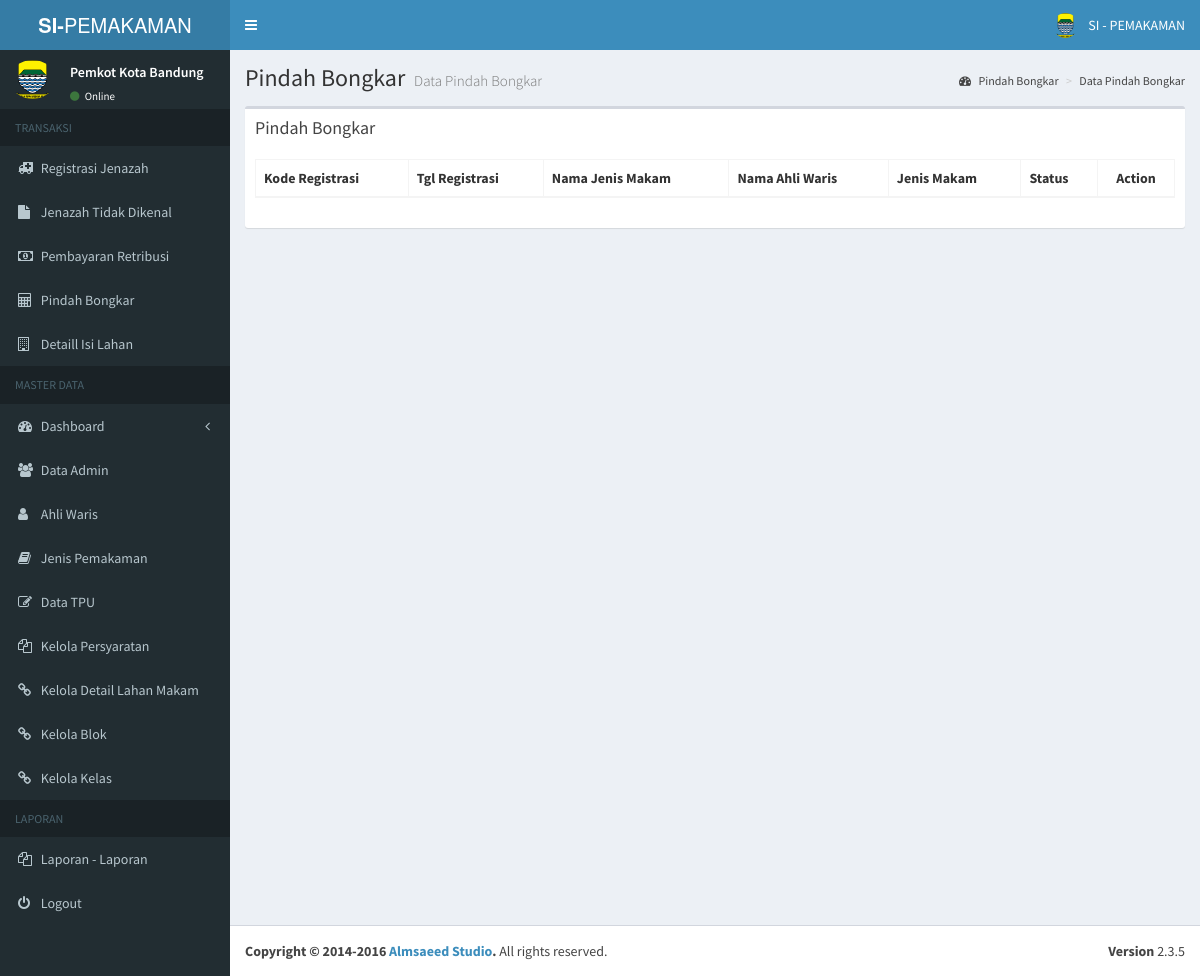
Before: /pages/admin/kelola_bongkar.php (signed in) with the older database file.
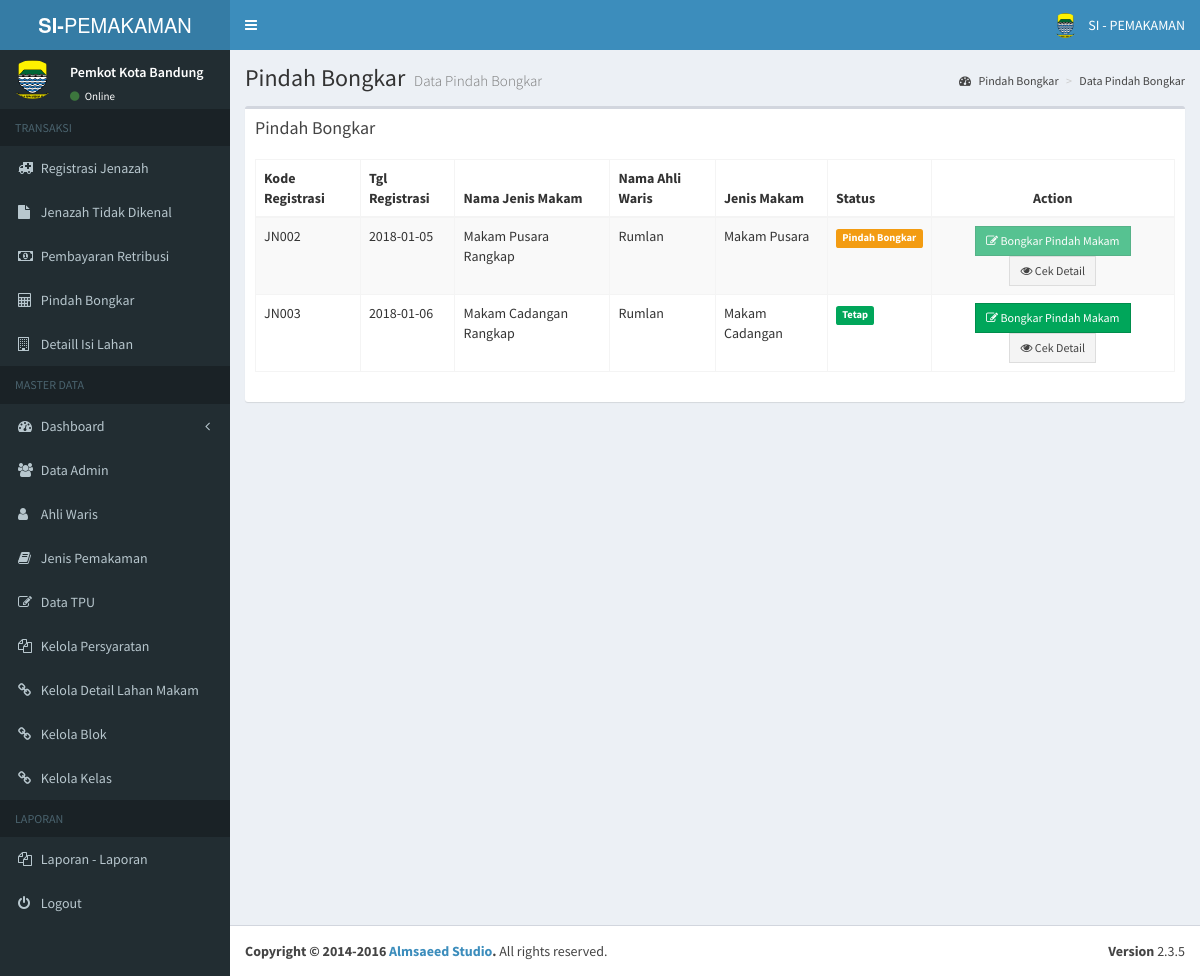
After: the same page with the newer database file.
### tables this page shows
CREATE TABLE `jenazah` (
  `id_jenazah` varchar(20) NOT NULL,
  `tgl_registrasi` date DEFAULT NULL,
  `id_jenis_makam` varchar(255) DEFAULT NULL,
  `id_ahli_waris` varchar(20) DEFAULT NULL,
  `nama_jenazah` varchar(45) DEFAULT NULL,
  `bin_binti` varchar(45) DEFAULT NULL,
  `jk_jenazah` varchar(20) DEFAULT NULL,
  `tempat_lahir` varchar(40) DEFAULT NULL,
  `tgl_lahir` date DEFAULT NULL,
  `tgl_meninggal` date DEFAULT NULL,
  `tgl_pemakaman` date DEFAULT NULL,
  `alamat_jenazah` text,
  `id_provinsi` varchar(10) DEFAULT NULL,
  `id_kota` varchar(10) DEFAULT NULL,
  `id_kecamatan` varchar(20) DEFAULT NULL,
  `status` int(11) DEFAULT NULL,
  `status_bayar` int(11) DEFAULT NULL,
  PRIMARY KEY (`id_jenazah`)
);

CREATE TABLE `jenis_makam` (
  `id_jenis_makam` varchar(10) NOT NULL,
  `nama_jenis_makam` varchar(30) NOT NULL,
  `harga` int(11) DEFAULT NULL,
  PRIMARY KEY (`id_jenis_makam`)
);

CREATE TABLE `ahli_waris` (
  `id_ahli_waris` varchar(20) NOT NULL,
  `nama_pewaris` varchar(35) NOT NULL,
  `umur_pewaris` varchar(10) NOT NULL,
  `perkerjaan_pewaris` varchar(50) NOT NULL,
  `alamat_pewaris` text NOT NULL,
  `id_provinsi` varchar(10) NOT NULL,
  `id_kota` varchar(10) NOT NULL,
  `id_kecamatan` varchar(10) NOT NULL,
  `no_hp_pewaris` varchar(20) NOT NULL,
  PRIMARY KEY (`id_ahli_waris`)
);

### pages/admin/kelola_bongkar.php (the view, shortened to what this page needs)
<?php include('header.php'); ?>
<?php include('nav.php'); ?>
<div class="content-wrapper">
  <section class="content-header">
    <h1>
      Pindah Bongkar
      <small>Data  Pindah Bongkar</small>
    </h1>
    <ol class="breadcrumb">
      <li><a href="#"><i class="fa fa-dashboard"></i>  Pindah Bongkar</a></li>
      <li><a href="#">Data  Pindah Bongkar</a></li>
    </ol>
  </section>
  <section class="content">
    <div class="row">
      <div class="col-xs-12">
        <div class="box">
          <div class="box-header">
            <h3 class="box-title"> Pindah Bongkar</h3>
            <div class="box-header pull-right">
            </div>
          </div>
          <div class="box-body">
            <div class="table-responsive">
              <table id="example1" class="table table-bordered table-striped">
                <thead>
                  <tr>
                    <th>Kode Registrasi</th>
                    <th>Tgl Registrasi</th>
                    <th>Nama Jenis Makam</th>
                    <th>Nama Ahli Waris</th>
                    <th>Jenis Makam</th>
                    <th>Status</th>
                    <th style="text-align: center;">Action</th>
                  </tr>
                </thead>
                <tbody>
                  <?php
                  $dis_bongkar = '';
                  $dis_print = '';
                  $ket = '';
                  $no=1;
                  $sql = mysql_query("SELECT jenazah.*,
                    jenis_makam.id_jenis_makam,
                    jenis_makam.nama_jenis_makam,
                    ahli_waris.nama_pewaris,
                    isi_lahan.id_detail_makam,
                    detail_makam.id_detail_makam,
                    isi_lahan.status_isi_lahan,
                    detail_makam.id_tpu
                    FROM jenazah
                    INNER JOIN  jenis_makam ON jenis_makam.id_jenis_makam = jenazah.id_jenis_makam
                    INNER JOIN ahli_waris ON ahli_waris.id_ahli_waris = jenazah.id_ahli_waris
                    INNER JOIN isi_lahan ON isi_lahan.id_jenazah = jenazah.id_jenazah
                    INNER JOIN detail_makam ON isi_lahan.id_detail_makam = detail_makam.id_detail_makam
                    INNER JOIN tpu ON detail_makam.id_tpu  = tpu.id_tpu
                    WHERE status > 1")or die(mysql_error());
                  while($row = mysql_fetch_array($sql)){
                    if($row['status']==2){
                      $dis_bongkar = '';
                      $ket = '<span class="label label-success">Tetap</span>';
                    }
                    if($row['status']==7){
                      $dis_bongkar = 'disabled';
                      $ket = '<span class="label label-warning">Pindah Bongkar</span>';
                    }
                    ?>
                    <tr>
                      <form method="POST" action="">
                        <td><?php echo $row['id_jenazah']; ?></td>
                        <td><?php echo $row['tgl_registrasi'] ?></td>
                        <td><?php echo $row['nama_jenis_makam'] ?> Rangkap</td>
                        <td><?php echo $row['nama_pewaris'] ?></td>
                        <td><?php echo $row['nama_jenis_makam'] ?></td>
                        <td><?php echo $ket; ?></td>
                        <td align="center">
                         <button type="submit" name="bongkar" <?php echo $dis_bongkar; ?> class="btn btn-success btn-flat btn-sm">
                          <i class="fa fa-edit"></i> Bongkar Pindah Makam</button>
                          <a href="cek_detail_jenazah.php?id_jenazah=<?php echo $row['id_jenazah']; ?>">
                            <button type="button" <?php echo $dis_print ?> class="btn btn-default btn-flat btn-sm">
                              <i class="fa fa-eye"></i> Cek Detail</button></a>
                            </td>
                          </form>
                        </tr>
                        <?php $no++; } ?>
                      </tbody>
                    </table>
                  </div>
                </div>
              </div>
            </div>
          </div>
        </section>
      </div>
         <?php include('footer.php'); ?>

Changed rows visible on the page:
added jenazah: id_jenazah "JN002", tgl_registrasi "2018-01-05", id_jenis_makam.nama_jenis_makam "Makam Pusara", id_ahli_waris.nama_pewaris "Rumlan", status "Pindah Bongkar"
added jenazah: id_jenazah "JN003", tgl_registrasi "2018-01-06", id_jenis_makam.nama_jenis_makam "Makam Cadangan", id_ahli_waris.nama_pewaris "Rumlan", status "Tetap"
